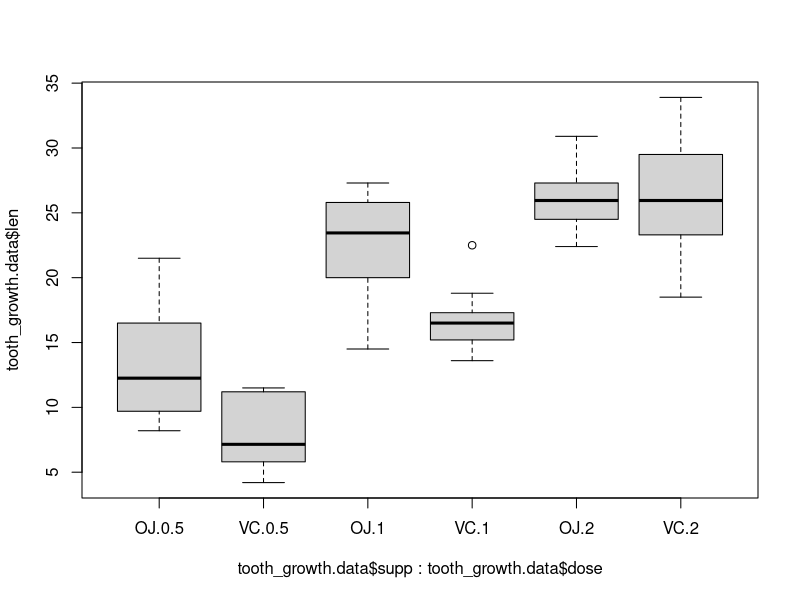
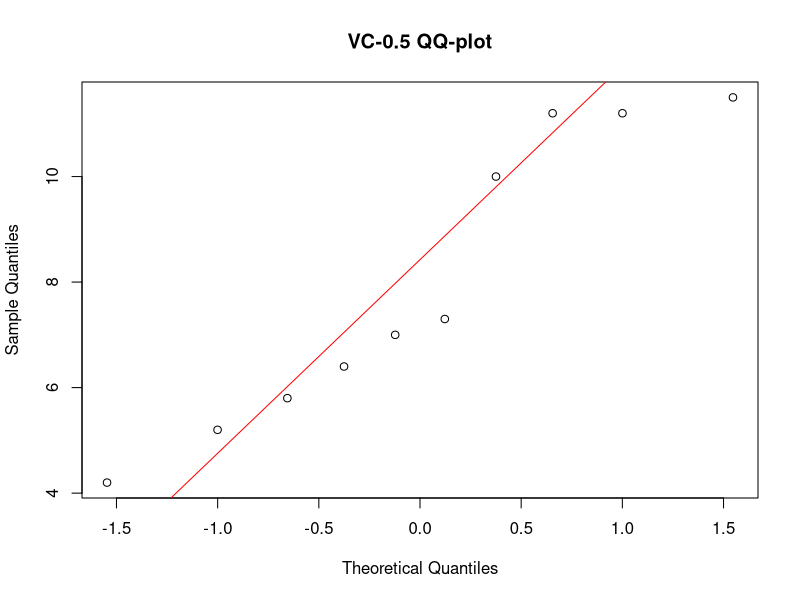
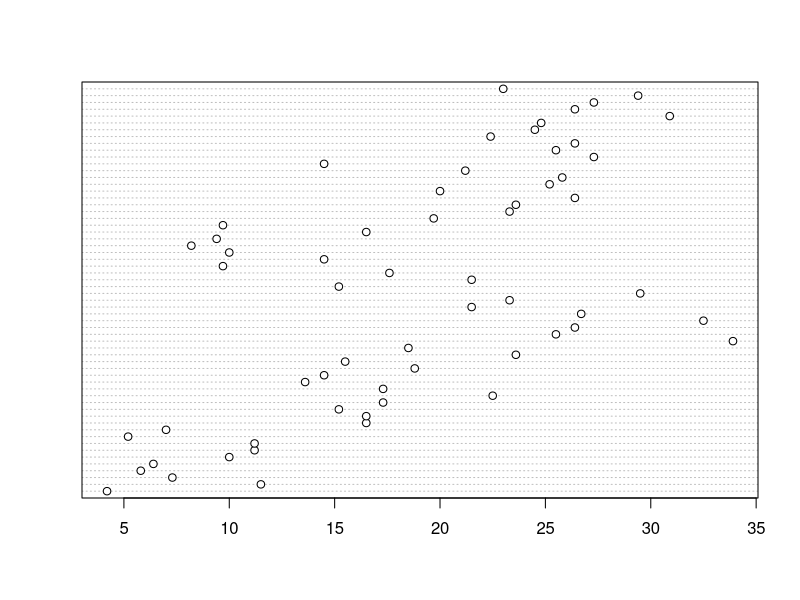
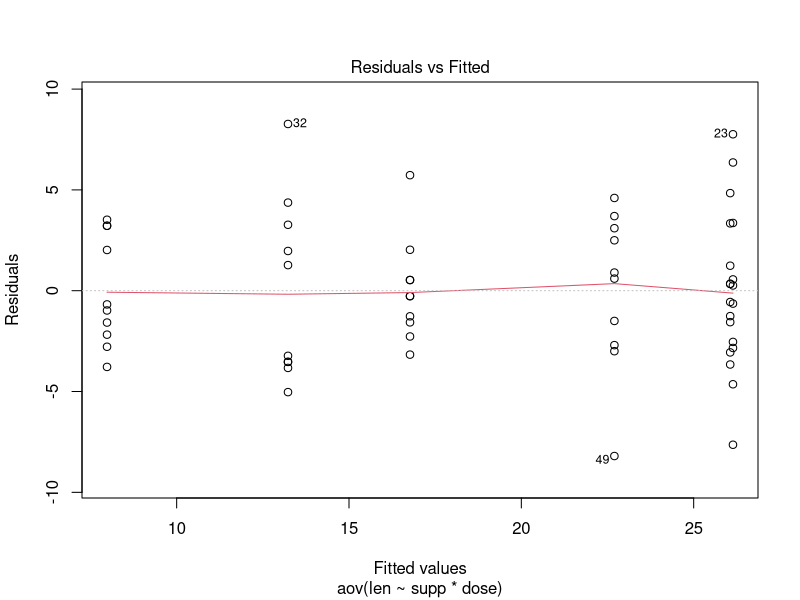
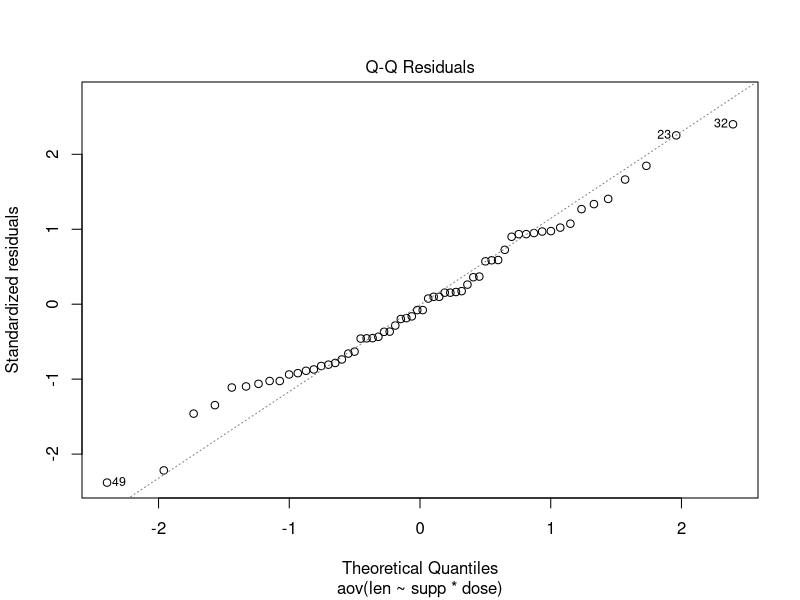
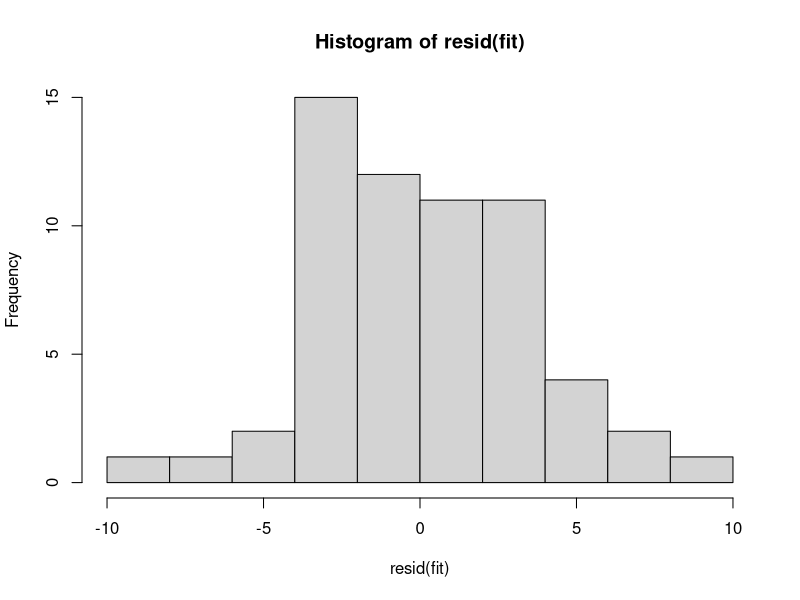
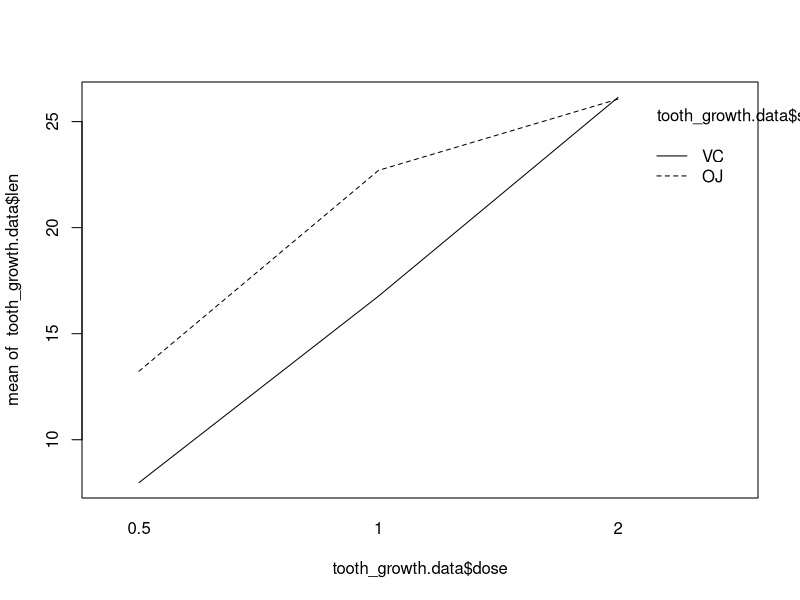

The R script that drew these images, in order:
#Author: Isa Alatovic | ALTISA001

#Load source data:
data("ToothGrowth")
tooth_growth.data <- ToothGrowth

#Increase level of precision:
options(digits = 12)

#We must convert the dose variable to be categorical, as R will interpret it as numerical otherwise:
tooth_growth.data$dose <- as.factor(tooth_growth.data$dose)

#By inspection of the data, supp has 2 levels (VC and OJ) and dose has 3 levels (0.5, 1 and 2)
#In total, there are 2 x 3 = 6 treatments
#There are 60 experimental units
#There are 60/6 = 10 replicates per treatment

#Overall mean of lengths:
len_mean <- mean(tooth_growth.data$len)

#Means of length for each supp level:
tapply(tooth_growth.data$len, tooth_growth.data$supp, mean)

#Means of length for each dose level:
tapply(tooth_growth.data$len, tooth_growth.data$dose, mean)

#Means of length for each treatment (combination of supp and dose):
tapply(tooth_growth.data$len, list(tooth_growth.data$supp, tooth_growth.data$dose), mean)

#Standard deviations of tooth lengths for each treatment:
tapply(tooth_growth.data$len, list(tooth_growth.data$supp, tooth_growth.data$dose), sd)

#We now check the assumptions of two-way ANOVA with interaction (based on the raw data before its fit to a model):
# a) No severe outliers
# b) Homogeneity (equal population variances)
# c) Normality of error terms
# d) Independence of error terms

#Check for outliers by plotting the boxplots for each treatment:
boxplot(tooth_growth.data$len ~ tooth_growth.data$supp * tooth_growth.data$dose, data = tooth_growth.data)

#Check for homogeneity by inspecting the boxplots and comparing IQR (below) and variances/sd (above) for each treatment:
tapply(tooth_growth.data$len, list(tooth_growth.data$supp, tooth_growth.data$dose), IQR)

#Check for normality by creating QQ-plots for each treatment. Without loss of generality, we create the QQ-plot for the VC-0.5 treatment:
qqnorm(tooth_growth.data$len[tooth_growth.data$supp == "VC" & tooth_growth.data$dose == 0.5], pty = 4, main = "VC-0.5 QQ-plot")
qqline(tooth_growth.data$len[tooth_growth.data$supp == "VC" & tooth_growth.data$dose == 0.5], col='red')

#Check for independence of error terms by plotting a dotchart:
dotchart(tooth_growth.data$len)

#We now fit the data to a two-way ANOVA model with interaction:
fit <- aov(len ~ supp * dose, data = tooth_growth.data)

#We then extract model estimates using model.tables():
model.tables(fit, type = "means", se = "TRUE")
model.tables(fit, type = "effects", se = "TRUE")

#We can now print the resulting ANOVA table after fitting the data:
summary(fit)

#We can also perform some more assumption checks now that the data is fitted:

#Check for homogeneity by plotting residuals against fitted values: 
plot(fit, which = 1)

#Check for normality of error terms by plotting a QQ-plot and/or plotting a histogram:
plot(fit, which = 2)
hist(resid(fit))

#Finally, we can create an interaction plot to determine the significance of the interaction between different treatment factors.
#In this case, dose is the x-axis and supplement is the trace variable:
interaction.plot(tooth_growth.data$dose, tooth_growth.data$supp, tooth_growth.data$len)

